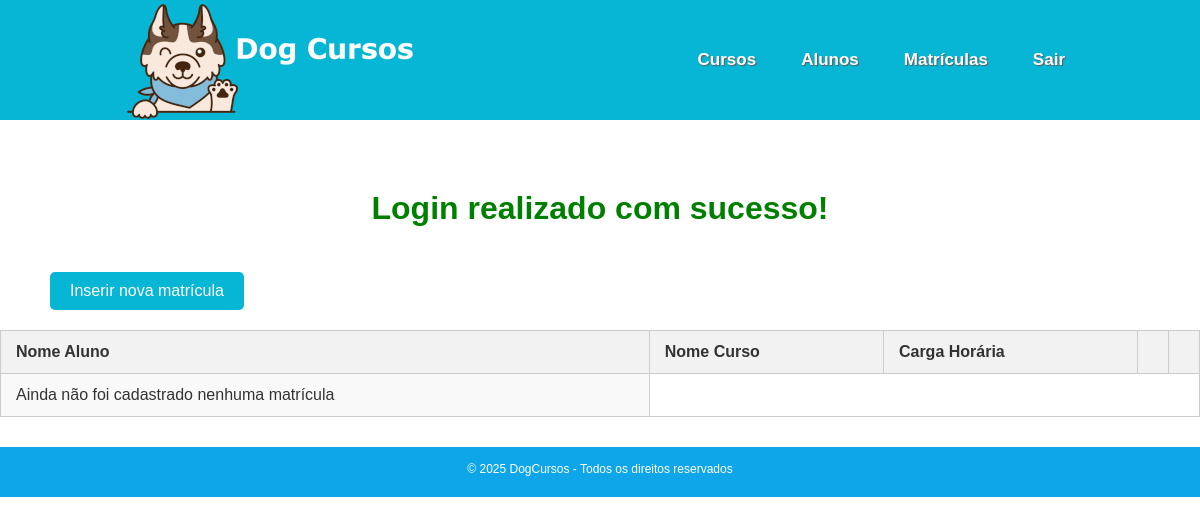
The app's page /matriculas (signed in), older data.
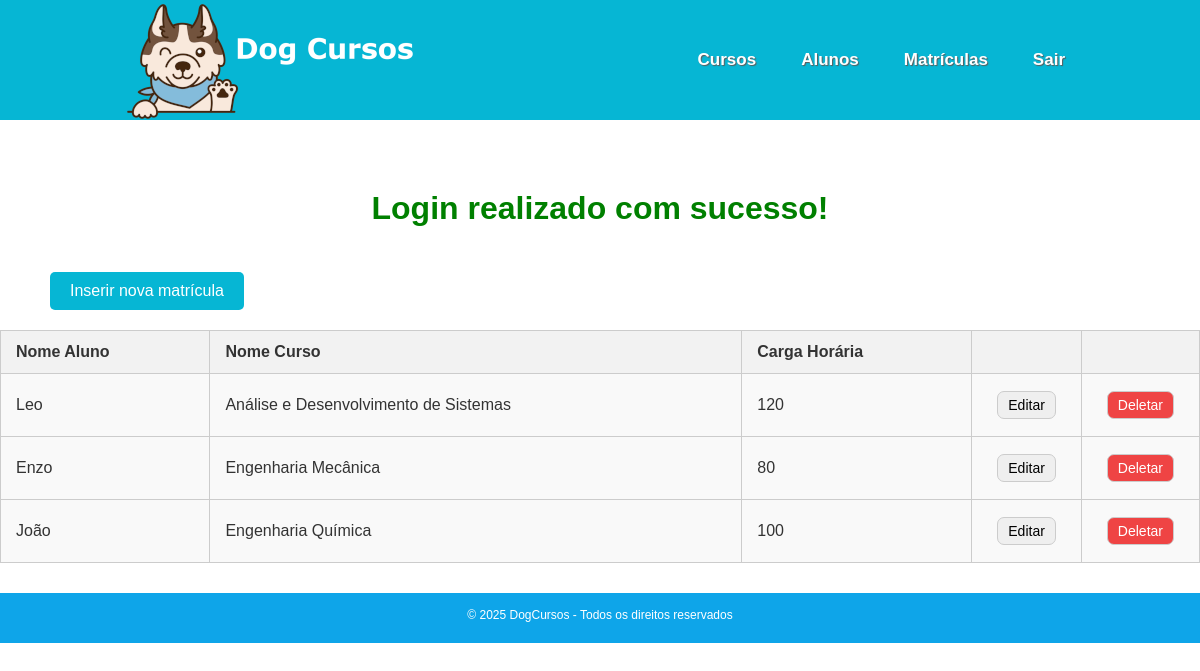
The same page, newer data.
### tables this page shows
CREATE TABLE `matriculas` (
  `id` int(11) NOT NULL,
  `aluno_id` int(11) NOT NULL,
  `curso_id` int(11) NOT NULL
);

CREATE TABLE `alunos` (
  `id` int(11) NOT NULL,
  `nome_aluno` varchar(100) NOT NULL,
  `data_nascimento` date NOT NULL
);

CREATE TABLE `cursos` (
  `id` int(11) NOT NULL,
  `nome_curso` varchar(100) NOT NULL,
  `carga_horaria` int(11) NOT NULL
);

### src/controllers/matriculas.controller.php (called while the page is built, shortened)
<?php
    if($acao == 'listar'){
        try{
            $matriculas = MatriculaDAO::listarTodos();
        }catch(Exception $e){
            setcookie('mensagem_erro', 'Erro ao listar matriculas. Erro:'. $e->getMessage(), time() + 2, '/');
            $matriculas = [];
        }
        $acao = 'matriculas';
    }else if(str_contains($acao, 'deletar') && $_SESSION['role'] == 'admin'){
        if($_SERVER['REQUEST_METHOD'] === 'GET'){
            try{
                $matricula = MatriculaDAO::buscarPorId($_GET['id']);
                MatriculaDAO::excluir($matricula->__get('id'));
                setcookie('mensagem', 'Matrícula deletada com Sucesso!', time() + 2, '/');
            }catch(Exception $e){
                setcookie('mensagem_erro', 'Erro ao deletar matrícula. Erro:'. $e->getMessage(), time() + 2, '/');
                header('Location: /matriculas');
            }
        }
        header('Location: /matriculas');
    }else if($acao == 'modificar' && $_SESSION['role'] == 'admin'){
        if($_SERVER['REQUEST_METHOD'] === 'POST'){
            try{
                $matricula = MatriculaDAO::buscarPorId($_POST['id']);
                $matricula->__set('aluno_id', $_POST['id_aluno']);
                $matricula->__set('curso_id', $_POST['id_curso']);
                MatriculaDAO::atualizar($matricula);
                setcookie('mensagem', 'Matrícula modificada com Sucesso!', time() + 2, '/');
            }catch(Exception $e){
                setcookie('mensagem_erro', 'Erro ao modificar matrícula. Erro:'. $e->getMessage(), time() + 2, '/');
            }
        }
        header('Location: /matriculas');
    }else if(str_contains($acao, 'editar') && $_SESSION['role'] == 'admin'){
        if($_SERVER['REQUEST_METHOD'] === 'GET'){
            $acao = 'editar_matricula';
            try{
                $Matricula = MatriculaDAO::buscarPorId($_GET['id']);
                $alunos = AlunoDAO::listarTodos();
                $cursos = CursoDAO::listAll();
            }catch(Exception $e){
                setcookie('mensagem_erro', 'Erro ao buscar matrícula. Erro:'. $e->getMessage(), time() + 2, '/');
                header('Location: /matriculas');
            }
        }
    }else{
        $acao = '404';
    }
    require_once("views.php");

### src/models/dao/MatriculaDAO.php (called while the page is built, shortened)
<?php
class MatriculaDAO {
    public static function listarTodos() {
        $pdo = Connection::conectar();
        $stmt = $pdo->query("SELECT id,
                            aluno_id,
                            curso_id
                            FROM matriculas ORDER BY id ASC");
        $result = $stmt->fetchAll(PDO::FETCH_ASSOC);
        $matriculas = [];
        foreach($result as $row) {
            $matricula = new Matricula();
            $matricula->__set('id', $row['id']);
            $matricula->__set('aluno_id', $row['aluno_id']);
            $matricula->__set('curso_id', $row['curso_id']);
            $matriculas[] = $matricula;
        }
        return $matriculas;
    }
}

### src/models/dao/AlunoDAO.php (called while the page is built, shortened)
<?php
class AlunoDAO {
    public static function buscarNomeAlunoById(int $id){
            $pdo = Connection::conectar();
            $stmt = $pdo->prepare("SELECT nome_aluno FROM alunos WHERE id = ?");
            $stmt->execute([$id]);
            $row = $stmt->fetch(\PDO::FETCH_ASSOC);
            if($row){
                return $row['nome_aluno'];
            }
            return '';
        }
}

### src/models/Matricula.php (called while the page is built, shortened)
<?php
    Class Matricula{
        private $aluno_id;
        private $curso_id;
        public function __construct() {
            $this->aluno_id = 0;
            $this->curso_id = 0;
        }
        public function buscarNomeAluno(){
            return AlunoDAO::buscarNomeAlunoById($this->aluno_id);
        }
        public function buscarCursoNome(){
            return CursoDAO::buscarNomeCursoById($this->curso_id);
        }
        public function buscarCargaHoraria(){
            return CursoDAO::buscarCargaHorariaById($this->curso_id);
        }
    }

### src/models/dao/CursoDAO.php (called while the page is built, shortened)
<?php
class CursoDAO {
        public static function buscarNomeCursoById(int $id){
            $pdo = Connection::conectar();
            $stmt = $pdo->prepare("SELECT nome_curso FROM cursos WHERE id = ?");
            $stmt->execute([$id]);
            $row = $stmt->fetch(\PDO::FETCH_ASSOC);
            if($row){
                return $row['nome_curso'];
            }
            return '';
        }
        public static function buscarCargaHorariaById(int $id){
            $pdo = Connection::conectar();
            $stmt = $pdo->prepare("SELECT carga_horaria FROM cursos WHERE id = ?");
            $stmt->execute([$id]);
            $row = $stmt->fetch(\PDO::FETCH_ASSOC);
            if($row){
                return $row['carga_horaria'];
            }
            return '';
        }
    }

### src/views/matriculas.view.php (the view, shortened to what this page needs)
<?php
    if(isset($_COOKIE['mensagem'])){
        echo '<p class="sucess_login">' . htmlspecialchars($_COOKIE['mensagem']) . '</p>';
    }
?>
<div class="button_curso">
    <a href="/matriculas/cadastrar">
        <button>Inserir nova matrícula</button>
    </a>
</div>
<table style="border: 1px solid #ccc; width: 100%">
    <tr>
        <th>Nome Aluno</th>
        <th>Nome Curso</th>
        <th>Carga Horária</th>
        <?php if($_SESSION['role'] === 'admin'){
            echo '<th></th>';
            echo '<th></th>';
        }
        ?>
    </tr>
    <?php
    if($matriculas != []){
            foreach($matriculas as $matricula){
                echo '<tr><td>'.$matricula->buscarNomeAluno().'</td>';
                echo '<td>'.$matricula->buscarCursoNome().'</td>';
                echo '<td>'. $matricula->buscarCargaHoraria(). '</td>';
                if(isset($_SESSION['role']) && $_SESSION['role'] === 'admin'){
                    echo '<td>
                        <form method="GET" action="/matriculas/editar">
                            <input type="hidden" name="id" value="' . $matricula->id . '">
                            <div class="action_buttons">';
                                require('src/views/components/editButton.php');
                    echo    '</div>
                        </form>
                    </td>';
                    echo '<td>
                        <form method="GET" action="/matriculas/deletar">
                            <input type="hidden" name="id" value="' . $matricula->id . '">
                            <div class="action_buttons">';
                                require('src/views/components/deleteButton.php');
                    echo    '</div>
                        </form>
                    </td>';
                }
                echo '<tr>';
            }
        }else{
            echo '<tr><td>Ainda não foi cadastrado nenhuma matrícula</td></tr>';
    }
    ?>
</table>

### index.php (shortened to what this page needs)
<?php
    $pagina = substr($_SERVER['REQUEST_URI'], 1);
    $rotas = explode('/', $pagina);
    $recurso = empty($rotas[0]) ? 'home' : $rotas[0];
    $acao = $rotas[1] ?? 'listar';
    $controller = "src/controllers/$recurso.controller.php";
    if(file_exists($controller)){
        require($controller);
    } else {
        require("src/controllers/404.controller.php");
    }
?>

### layout/header.php (shortened to what this page needs)
<link rel="stylesheet" href="/css/style.css">
<!DOCTYPE html>
<html lang="pt-br">
<head>
    <link rel="stylesheet" href="css/style.css">
</head>
<header>
    <div class="container">
        <a href="/"><img src="/assets/dog.png" title="Logo" alt="Logo"></a>
        <div id="menu">
            <a href="/cursos">Cursos</a>
            <a href="/alunos">Alunos</a>
            <a href="/matriculas">Matrículas</a>
            <?php
                if(isset($_SESSION['logado']) && $_SESSION['logado'] === true){
                    echo '<a href="/logout">Sair</a>';
                }else{
                    echo '<a href="/login">Login</a>';
                }
            ?>
        </div>
    </div>
</header>

### views.php
<?php
    include('layout/header.php');
    if(file_exists("src/views/$acao.view.php")) :
        include("src/views/$acao.view.php");
    else :
        include("layout/404.php");
    endif;
    include("layout/footer.php");

### layout/footer.php
<footer>
    <div class="container">
        <p>© 2025 DogCursos - Todos os direitos reservados</p>
    </div>
</footer>

### src/views/components/editButton.php
<div class="edit_button">
    <button>Editar</button>
</div>

### src/views/components/deleteButton.php
<div class="delete_button">
        <button>Deletar</button>
</div>

### css/style.css (style rules this page uses)
* { margin: 0; padding: 0; box-sizing: border-box; }
html { -webkit-text-size-adjust: 100%; text-size-adjust: 100%; height: 100%; }
header { height: 120px; background: #06B6D4; padding: 10px 0; }
header .container { display: flex; justify-content: space-between; align-items: center; height: 100px; }
#menu { display: flex; gap: 15px; }
#menu a { color: white; text-decoration: none; font-weight: bold; padding: 30px 15px; border-radius: 5px; -webkit-user-select: none; user-select: none; text-shadow: 1px 1px 1px #5c5c5c; font-size: 17px; }
footer { height: 50px; background: #0EA5E9; font-size: 12px; color: white; text-align: center; padding: 15px 0; }
.container { margin: 0 auto; width: 960px; max-width: 100%; }
.button_aluno, .button_curso { margin-top: 15px; margin-left: 50px; }
.button_aluno button, .button_curso button { background-color: #06B6D4; color: white; border: none; padding: 10px 20px; border-radius: 5px; cursor: pointer; font-size: 16px; margin-bottom: 20px; }
table { width: 100%; border-collapse: collapse; font-family: Arial, sans-serif; margin-bottom: 30px; }
table th:nth-child(4), table th:nth-child(5) { width: 30px; }
th, td { padding: 12px 15px; border: 1px solid #ccc; text-align: left; }
th { background-color: #f2f2f2; color: #333; font-weight: bold; }
tr:nth-child(even) { background-color: #f9f9f9; }
td:first-child { font-weight: 500; }
.action_buttons { display: flex; gap: 10px; padding: 5px 10px; font-size: 14px; justify-content: end; }
.delete_button button, .edit_button button { border: 1.5px solid #ccc; padding: 5px 10px; font-size: 14px; border-radius: 7px; cursor: pointer; transition: background-color 0.3s; }
.delete_button button { background-color: #EF4444; color: white; }
.sucess_login { color: green; font-size: xx-large; font-weight: bold; text-align: center; margin-bottom: 30px; margin-top: 70px; }

Row changes from the older to the newer data that the page shows:
added matriculas: aluno.nome_aluno "Leo", curso.nome_curso "Análise e Desenvolvimento de Sistemas", curso.carga_horaria "120"
added matriculas: aluno.nome_aluno "Enzo", curso.nome_curso "Engenharia Mecânica", curso.carga_horaria "80"
added matriculas: aluno.nome_aluno "João", curso.nome_curso "Engenharia Química", curso.carga_horaria "100"
Text that changed along with them:
text no longer shown: "Ainda não foi cadastrado nenhuma matrícula"
